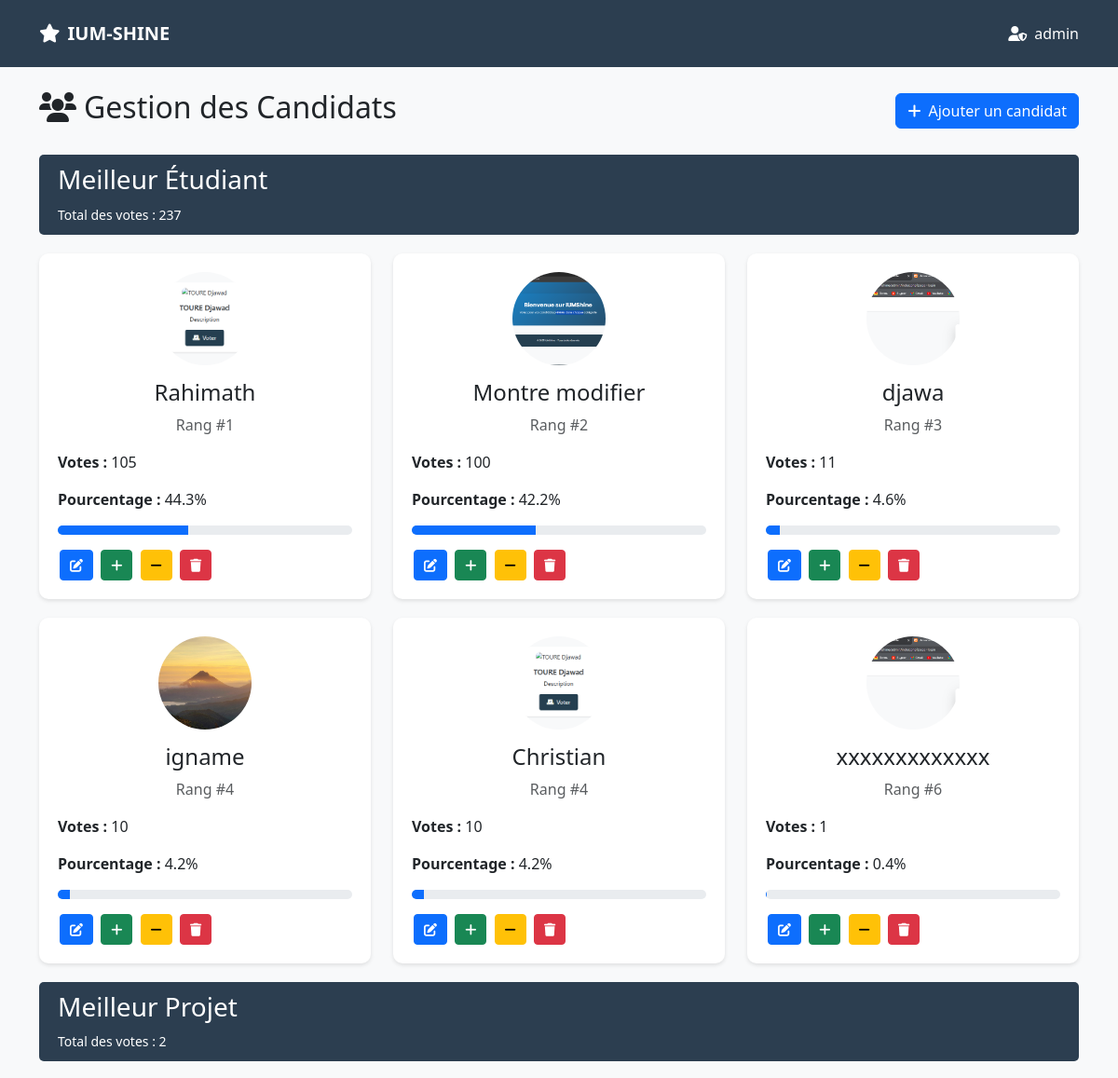
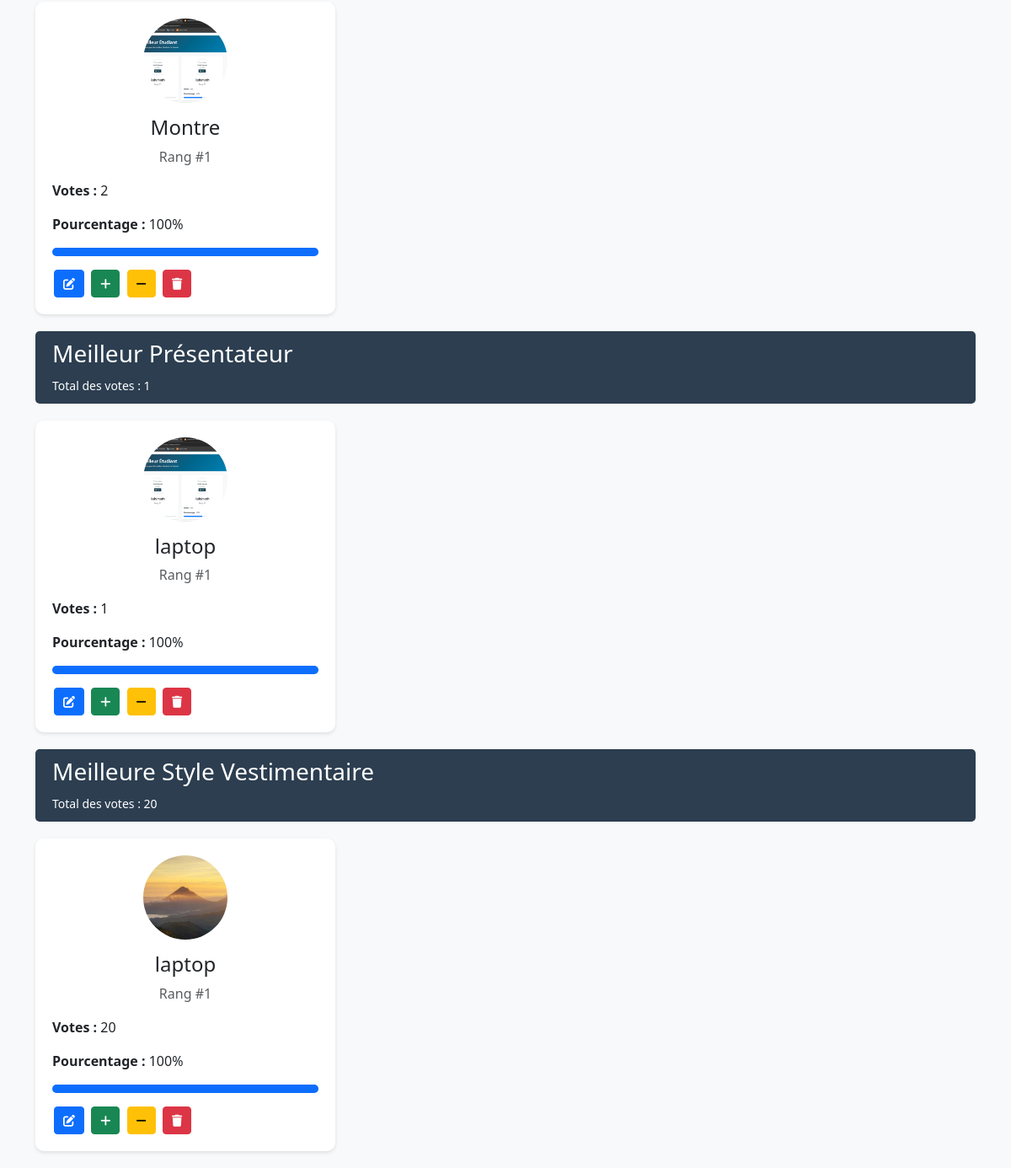
/admin.php?route=candidates (signed in), run on the app's committed database (2 pictures, top to bottom).
### tables this page shows
CREATE TABLE IF NOT EXISTS `categories` (
  `id` int NOT NULL AUTO_INCREMENT,
  `name` varchar(100) NOT NULL,
  `description` text,
  `created_at` timestamp NULL DEFAULT CURRENT_TIMESTAMP,
  PRIMARY KEY (`id`)
);

CREATE TABLE IF NOT EXISTS `candidates` (
  `id` int NOT NULL AUTO_INCREMENT,
  `category_id` int NOT NULL,
  `name` varchar(100) NOT NULL,
  `description` text,
  `motif` text NOT NULL,
  `photo` varchar(255) DEFAULT NULL,
  `created_at` timestamp NULL DEFAULT CURRENT_TIMESTAMP,
  PRIMARY KEY (`id`),
  KEY `category_id` (`category_id`)
);

### config/database.php (called while the page is built, shortened)
<?php
class Database {
    private $host = "localhost";
    private $db_name = "ium_shine";
    private $username = "root";
    private $password = "";
    public function getConnection() {
        $this->conn = null;
        try {
            $this->conn = new PDO(
                "mysql:host=" . $this->host . ";dbname=" . $this->db_name,
                $this->username,
                $this->password
            );
            $this->conn->setAttribute(PDO::ATTR_ERRMODE, PDO::ERRMODE_EXCEPTION);
            $this->conn->exec("set names utf8");
        } catch(PDOException $e) {
            echo "Erreur de connexion : " . $e->getMessage();
        }
        return $this->conn;
    }
}
?>

### views/admin/candidates/list.php (the view, shortened to what this page needs)
<!DOCTYPE html>
<html lang="fr">
<head>
    <link href="https://cdn.jsdelivr.net/npm/bootstrap@5.3.0/dist/css/bootstrap.min.css" rel="stylesheet">
    <link href="https://cdnjs.cloudflare.com/ajax/libs/font-awesome/6.0.0/css/all.min.css" rel="stylesheet">
</head>
<body>
    <nav class="navbar">
        <div class="container">
            <a class="navbar-brand" href="admin.php">
                <i class="fas fa-star me-2"></i>IUM-SHINE
            </a>
            <div class="admin-info">
                <i class="fas fa-user-shield me-2"></i><?php echo $_SESSION['admin_username']; ?>
            </div>
        </div>
    </nav>
    <div class="container mt-4">
        <div class="d-flex justify-content-between align-items-center mb-4">
            <h2><i class="fas fa-users me-2"></i>Gestion des Candidats</h2>
            <a href="admin.php?route=candidates&action=add" class="btn btn-primary">
                <i class="fas fa-plus me-2"></i>Ajouter un candidat
            </a>
        </div>
        <?php
        $current_category = null;
        $category_total_votes = 0;
        $category_candidates = [];
        foreach ($candidates as $candidate) {
            if ($current_category !== $candidate['category_id']) {
                if ($current_category !== null) {
                    displayCategory($current_category, $category_candidates, $category_total_votes);
                }
                $current_category = $candidate['category_id'];
                $category_total_votes = 0;
                $category_candidates = [];
            }
            $category_candidates[] = $candidate;
            $category_total_votes += $candidate['vote_count'];
        }
        if ($current_category !== null) {
            displayCategory($current_category, $category_candidates, $category_total_votes);
        }
        ?>
    </div>
</body>
</html>
<?php
function displayCategory($category_id, $candidates, $total_votes) {
    $category_name = $candidates[0]['category_name'];
    ?>
    <div class="category-header">
        <h3><?php echo htmlspecialchars($category_name); ?></h3>
        <small>Total des votes : <?php echo $total_votes; ?></small>
    </div>
    <div class="row">
        <?php foreach ($candidates as $candidate):
            $percentage = $total_votes > 0 ? round(($candidate['vote_count'] / $total_votes) * 100, 1) : 0;
        ?>
        <div class="col-md-6 col-lg-4">
            <div class="candidate-card">
                <div class="text-center">
                    <img src="<?php echo htmlspecialchars($candidate['photo']); ?>"
                         alt="<?php echo htmlspecialchars($candidate['name']); ?>"
                         class="candidate-photo">
                    <h4><?php echo htmlspecialchars($candidate['name']); ?></h4>
                    <p class="text-muted">Rang #<?php echo $candidate['candidate_rank']; ?></p>
                </div>
                <div class="mt-3">
                    <p><strong>Votes :</strong> <?php echo $candidate['vote_count']; ?></p>
                    <p><strong>Pourcentage :</strong> <?php echo $percentage; ?>%</p>
                    <div class="progress">
                        <div class="progress-bar bg-primary"
                             role="progressbar"
                             style="width: <?php echo $percentage; ?>%">
                        </div>
                    </div>
                </div>
                <div class="mt-3">
                    <a href="admin.php?route=candidates&action=edit&id=<?php echo $candidate['id']; ?>"
                       class="btn btn-sm btn-primary btn-action">
                        <i class="fas fa-edit"></i>
                    </a>
                    <button type="button"
                            class="btn btn-sm btn-success btn-action"
                            data-bs-toggle="modal"
                            data-bs-target="#addVoteModal<?php echo $candidate['id']; ?>">
                        <i class="fas fa-plus"></i>
                    </button>
                    <button type="button"
                            class="btn btn-sm btn-warning btn-action"
                            data-bs-toggle="modal"
                            data-bs-target="#removeVoteModal<?php echo $candidate['id']; ?>">
                        <i class="fas fa-minus"></i>
                    </button>
                    <a href="admin.php?route=candidates&action=delete&id=<?php echo $candidate['id']; ?>"
                       class="btn btn-sm btn-danger btn-action"
                       onclick="return confirm('Êtes-vous sûr de vouloir supprimer ce candidat ?')">
                        <i class="fas fa-trash"></i>
                    </a>
                </div>
            </div>
        </div>
        <?php endforeach; ?>
    </div>
    <?php
}
?>

### admin.php (shortened to what this page needs)
<?php
require_once 'config/database.php';
require_once 'controllers/CandidateController.php';
$route = $_GET['route'] ?? 'dashboard';
switch($route) {
    case 'candidates':
        $controller = new CandidateController();
        $controller->manage();
        break;
}
?>

### controllers/CandidateController.php (shortened to what this page needs)
<?php
class CandidateController {
    private $db;
    public function __construct() {
        $database = new Database();
        $this->db = $database->getConnection();
    }
    public function manage() {
        $action = $_GET['action'] ?? 'list';
        switch($action) {
            default:
                $this->list();
                break;
        }
    }
    public function list() {
        $query = "SELECT c.*, cat.name as category_name,
                 (SELECT COUNT(*) FROM votes WHERE candidate_id = c.id) as vote_count,
                 (SELECT COUNT(*) + 1 FROM candidates c2
                  WHERE c2.category_id = c.category_id
                  AND (SELECT COUNT(*) FROM votes WHERE candidate_id = c2.id) >
                      (SELECT COUNT(*) FROM votes WHERE candidate_id = c.id)
                 ) as candidate_rank
                 FROM candidates c
                 JOIN categories cat ON c.category_id = cat.id
                 ORDER BY c.category_id, vote_count DESC";
        try {
            $stmt = $this->db->prepare($query);
            $stmt->execute();
            $candidates = $stmt->fetchAll(PDO::FETCH_ASSOC);
        } catch (PDOException $e) {
            $query = "SELECT c.*, cat.name as category_name, 0 as vote_count, 0 as candidate_rank
                     FROM candidates c
                     JOIN categories cat ON c.category_id = cat.id
                     ORDER BY c.category_id";
            $stmt = $this->db->prepare($query);
            $stmt->execute();
            $candidates = $stmt->fetchAll(PDO::FETCH_ASSOC);
        }
        include 'views/admin/candidates/list.php';
    }
}
?>

### views/admin/candidates/list.php (style rules this page uses)
:root { --primary-color: #2c3e50; --secondary-color: #3498db; }
body { font-family: 'Segoe UI', Tahoma, Geneva, Verdana, sans-serif; background-color: #f8f9fa; }
.navbar { background: var(--primary-color); padding: 1rem; }
.navbar-brand { color: white !important; font-weight: bold; }
.admin-info { color: white; margin-left: auto; }
.candidate-card { background: white; border-radius: 10px; padding: 20px; margin-bottom: 20px; box-shadow: 0 2px 4px rgba(0,0,0,0.1); }
.candidate-photo { width: 100px; height: 100px; object-fit: cover; border-radius: 50%; margin-bottom: 15px; }
.progress { height: 10px; border-radius: 5px; margin-top: 10px; }
.btn-action { padding: 5px 10px; margin: 0 2px; }
.category-header { background: var(--primary-color); color: white; padding: 10px 20px; border-radius: 5px; margin-bottom: 20px; }

### data on the page
candidates: total_votes "237", category "2", photo (picture), name "Montre", candidate_rank "1", vote_count "2", percentage "100"
categories: name "Meilleur Étudiant"
candidates: photo (picture), name "Rahimath", candidate_rank "1", vote_count "105", percentage "44.3"
candidates: photo (picture), name "Montre modifier", candidate_rank "2", vote_count "100", percentage "42.2"
candidates: photo (picture), name "djawa", candidate_rank "3", vote_count "11", percentage "4.6"
candidates: photo (picture), name "igname", candidate_rank "4", vote_count "10", percentage "4.2"
candidates: photo (picture), name "Christian", candidate_rank "4", vote_count "10", percentage "4.2"
candidates: photo (picture), name "xxxxxxxxxxxxx", candidate_rank "6", vote_count "1", percentage "0.4"
candidates: photo (picture), name "laptop", candidate_rank "1", vote_count "1", percentage "100"
categories: name "Meilleur Projet"
candidates: total_votes "1", photo (picture), name "laptop", candidate_rank "1", vote_count "20", percentage "100"
categories: name "Meilleur Présentateur"
categories: name "Meilleure Style Vestimentaire"

### other printed values
$_SESSION['admin_username'] "admin"
$total_votes "20"
